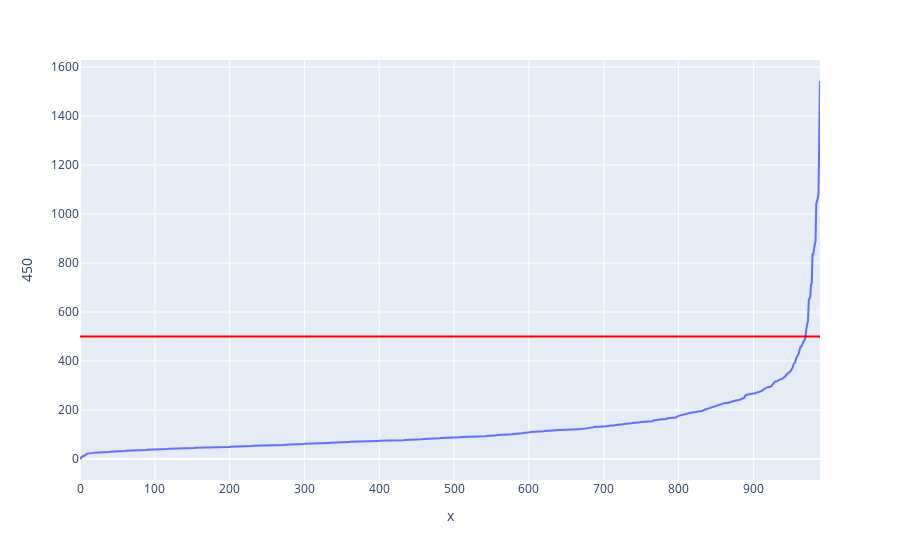

Notebook code cell kept with this figure:
### Code cell
df_check = df_valid_users['450'].to_frame()
df_check.sort_values(by = '450', inplace=True)
fig = px.line(df_check, x = range(df_check.shape[0]), y = '450')
fig.add_hline(500, line_color = 'red')
fig.show()

### Figure 1 — Plotly figure (JSON) as saved in the notebook; plotly's stock layout.template omitted (floating-point values rounded to 4 significant figures; data arrays with more than 128 entries replaced by an {"elided": "..."} marker saying what was removed)
{"data": [{"hovertemplate": "x=%{x}<br>450=%{y}<extra></extra>", "legendgroup": "", "line": {"color": "#636efa", "dash": "solid"}, "marker": {"symbol": "circle"}, "mode": "lines", "name": "", "orientation": "v", "showlegend": false, "type": "scatter", "x": {"elided": "990 int values"}, "xaxis": "x", "y": {"elided": "990 int values"}, "yaxis": "y"}], "layout": {"legend": {"tracegroupgap": 0}, "margin": {"t": 60}, "shapes": [{"line": {"color": "red"}, "type": "line", "x0": 0, "x1": 1, "xref": "x domain", "y0": 500, "y1": 500, "yref": "y"}], "xaxis": {"anchor": "y", "domain": [0, 1], "title": {"text": "x"}}, "yaxis": {"anchor": "x", "domain": [0, 1], "title": {"text": "450"}}}}
